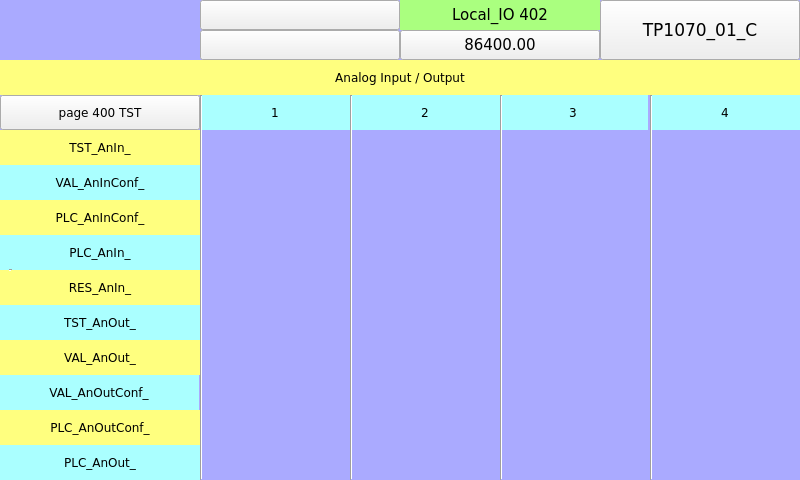
<?xml version="1.0" encoding="UTF-8"?>
<ui version="4.0">
 <class>page402</class>
 <widget class="QWidget" name="page402">
  <property name="geometry">
   <rect>
    <x>0</x>
    <y>0</y>
    <width>800</width>
    <height>480</height>
   </rect>
  </property>
  <property name="minimumSize">
   <size>
    <width>800</width>
    <height>480</height>
   </size>
  </property>
  <property name="maximumSize">
   <size>
    <width>800</width>
    <height>480</height>
   </size>
  </property>
  <property name="windowTitle">
   <string>page402</string>
  </property>
  <property name="styleSheet">
   <string notr="true">QWidget#page402
{
background-color: rgb(170, 170, 255);
}</string>
  </property>
  <widget class="QLabel" name="label_PLC_DigIn_1">
   <property name="geometry">
    <rect>
     <x>200</x>
     <y>95</y>
     <width>150</width>
     <height>35</height>
    </rect>
   </property>
   <property name="font">
    <font>
     <family>DejaVu Sans</family>
     <pointsize>9</pointsize>
    </font>
   </property>
   <property name="styleSheet">
    <string notr="true">background-color: rgb(170, 255, 255);</string>
   </property>
   <property name="text">
    <string>1</string>
   </property>
   <property name="alignment">
    <set>Qt::AlignCenter</set>
   </property>
  </widget>
  <widget class="QLabel" name="label_TST_DigIn_">
   <property name="geometry">
    <rect>
     <x>0</x>
     <y>130</y>
     <width>200</width>
     <height>35</height>
    </rect>
   </property>
   <property name="font">
    <font>
     <family>DejaVu Sans</family>
     <pointsize>9</pointsize>
    </font>
   </property>
   <property name="styleSheet">
    <string notr="true">background-color: rgb(255, 255, 127);</string>
   </property>
   <property name="text">
    <string>TST_AnIn_</string>
   </property>
   <property name="alignment">
    <set>Qt::AlignCenter</set>
   </property>
  </widget>
  <widget class="QLabel" name="label_PLC_DigIn_3">
   <property name="geometry">
    <rect>
     <x>498</x>
     <y>95</y>
     <width>150</width>
     <height>35</height>
    </rect>
   </property>
   <property name="font">
    <font>
     <family>DejaVu Sans</family>
     <pointsize>9</pointsize>
    </font>
   </property>
   <property name="styleSheet">
    <string notr="true">background-color: rgb(170, 255, 255);</string>
   </property>
   <property name="text">
    <string>3</string>
   </property>
   <property name="alignment">
    <set>Qt::AlignCenter</set>
   </property>
  </widget>
  <widget class="Line" name="line_3">
   <property name="geometry">
    <rect>
     <x>350</x>
     <y>95</y>
     <width>3</width>
     <height>385</height>
    </rect>
   </property>
   <property name="font">
    <font>
     <family>DejaVu Sans</family>
     <pointsize>6</pointsize>
    </font>
   </property>
   <property name="orientation">
    <enum>Qt::Vertical</enum>
   </property>
  </widget>
  <widget class="QLabel" name="label_RES_DigIn_">
   <property name="geometry">
    <rect>
     <x>0</x>
     <y>200</y>
     <width>200</width>
     <height>35</height>
    </rect>
   </property>
   <property name="font">
    <font>
     <family>DejaVu Sans</family>
     <pointsize>9</pointsize>
    </font>
   </property>
   <property name="styleSheet">
    <string notr="true">background-color: rgb(255, 255, 127);</string>
   </property>
   <property name="text">
    <string>PLC_AnInConf_</string>
   </property>
   <property name="alignment">
    <set>Qt::AlignCenter</set>
   </property>
  </widget>
  <widget class="ATCMbutton" name="atcmButton_page400">
   <property name="geometry">
    <rect>
     <x>0</x>
     <y>95</y>
     <width>200</width>
     <height>35</height>
    </rect>
   </property>
   <property name="font">
    <font>
     <family>DejaVu Sans</family>
     <pointsize>9</pointsize>
    </font>
   </property>
   <property name="toolTip">
    <string/>
   </property>
   <property name="whatsThis">
    <string>ATCMbutton widget</string>
   </property>
   <property name="pageName">
    <string>page400</string>
   </property>
   <property name="statusvar">
    <string/>
   </property>
   <property name="viewStatus">
    <bool>false</bool>
   </property>
   <property name="visibilityVar">
    <string/>
   </property>
   <property name="bgColor">
    <color>
     <red>170</red>
     <green>255</green>
     <blue>255</blue>
    </color>
   </property>
   <property name="text">
    <string>page 400 TST</string>
   </property>
   <property name="pressText">
    <string>page 400 TST</string>
   </property>
   <property name="borderWidth">
    <number>0</number>
   </property>
   <property name="borderRadius">
    <number>0</number>
   </property>
   <property name="apparence">
    <enum>QFrame::Raised</enum>
   </property>
  </widget>
  <widget class="Line" name="line_2">
   <property name="geometry">
    <rect>
     <x>9</x>
     <y>60</y>
     <width>3</width>
     <height>420</height>
    </rect>
   </property>
   <property name="font">
    <font>
     <family>DejaVu Sans</family>
     <pointsize>6</pointsize>
    </font>
   </property>
   <property name="orientation">
    <enum>Qt::Horizontal</enum>
   </property>
  </widget>
  <widget class="QLabel" name="label_TST_DigIn_1">
   <property name="geometry">
    <rect>
     <x>0</x>
     <y>305</y>
     <width>200</width>
     <height>35</height>
    </rect>
   </property>
   <property name="font">
    <font>
     <family>DejaVu Sans</family>
     <pointsize>9</pointsize>
    </font>
   </property>
   <property name="styleSheet">
    <string notr="true">background-color: rgb(170, 255, 255);</string>
   </property>
   <property name="text">
    <string>TST_AnOut_</string>
   </property>
   <property name="alignment">
    <set>Qt::AlignCenter</set>
   </property>
  </widget>
  <widget class="QLabel" name="label_PLC_DigIn_">
   <property name="geometry">
    <rect>
     <x>0</x>
     <y>165</y>
     <width>200</width>
     <height>35</height>
    </rect>
   </property>
   <property name="font">
    <font>
     <family>DejaVu Sans</family>
     <pointsize>9</pointsize>
    </font>
   </property>
   <property name="styleSheet">
    <string notr="true">background-color: rgb(170, 255, 255);</string>
   </property>
   <property name="text">
    <string>VAL_AnInConf_</string>
   </property>
   <property name="alignment">
    <set>Qt::AlignCenter</set>
   </property>
  </widget>
  <widget class="QLabel" name="label_PLC_DigIn_13">
   <property name="geometry">
    <rect>
     <x>0</x>
     <y>410</y>
     <width>200</width>
     <height>35</height>
    </rect>
   </property>
   <property name="font">
    <font>
     <family>DejaVu Sans</family>
     <pointsize>9</pointsize>
    </font>
   </property>
   <property name="styleSheet">
    <string notr="true">background-color: rgb(255, 255, 127);</string>
   </property>
   <property name="text">
    <string>PLC_AnOutConf_</string>
   </property>
   <property name="alignment">
    <set>Qt::AlignCenter</set>
   </property>
  </widget>
  <widget class="QLabel" name="label_PLC_DigIn_2">
   <property name="geometry">
    <rect>
     <x>350</x>
     <y>95</y>
     <width>150</width>
     <height>35</height>
    </rect>
   </property>
   <property name="font">
    <font>
     <family>DejaVu Sans</family>
     <pointsize>9</pointsize>
    </font>
   </property>
   <property name="styleSheet">
    <string notr="true">background-color: rgb(170, 255, 255);</string>
   </property>
   <property name="text">
    <string>2</string>
   </property>
   <property name="alignment">
    <set>Qt::AlignCenter</set>
   </property>
  </widget>
  <widget class="QLabel" name="label_PLC_DigIn_4">
   <property name="geometry">
    <rect>
     <x>650</x>
     <y>95</y>
     <width>150</width>
     <height>35</height>
    </rect>
   </property>
   <property name="font">
    <font>
     <family>DejaVu Sans</family>
     <pointsize>9</pointsize>
    </font>
   </property>
   <property name="styleSheet">
    <string notr="true">background-color: rgb(170, 255, 255);</string>
   </property>
   <property name="text">
    <string>4</string>
   </property>
   <property name="alignment">
    <set>Qt::AlignCenter</set>
   </property>
  </widget>
  <widget class="QLabel" name="label_PLC_DigIn_14">
   <property name="geometry">
    <rect>
     <x>0</x>
     <y>340</y>
     <width>200</width>
     <height>35</height>
    </rect>
   </property>
   <property name="font">
    <font>
     <family>DejaVu Sans</family>
     <pointsize>9</pointsize>
    </font>
   </property>
   <property name="styleSheet">
    <string notr="true">background-color: rgb(255, 255, 127);</string>
   </property>
   <property name="text">
    <string>VAL_AnOut_</string>
   </property>
   <property name="alignment">
    <set>Qt::AlignCenter</set>
   </property>
  </widget>
  <widget class="Line" name="line">
   <property name="geometry">
    <rect>
     <x>200</x>
     <y>95</y>
     <width>3</width>
     <height>385</height>
    </rect>
   </property>
   <property name="font">
    <font>
     <family>DejaVu Sans</family>
     <pointsize>6</pointsize>
    </font>
   </property>
   <property name="orientation">
    <enum>Qt::Vertical</enum>
   </property>
  </widget>
  <widget class="Line" name="line_6">
   <property name="geometry">
    <rect>
     <x>650</x>
     <y>95</y>
     <width>3</width>
     <height>385</height>
    </rect>
   </property>
   <property name="font">
    <font>
     <family>DejaVu Sans</family>
     <pointsize>6</pointsize>
    </font>
   </property>
   <property name="orientation">
    <enum>Qt::Vertical</enum>
   </property>
  </widget>
  <widget class="Line" name="line_4">
   <property name="geometry">
    <rect>
     <x>500</x>
     <y>95</y>
     <width>3</width>
     <height>385</height>
    </rect>
   </property>
   <property name="font">
    <font>
     <family>DejaVu Sans</family>
     <pointsize>6</pointsize>
    </font>
   </property>
   <property name="orientation">
    <enum>Qt::Vertical</enum>
   </property>
  </widget>
  <widget class="QLabel" name="label_PLC_DigIn_15">
   <property name="geometry">
    <rect>
     <x>0</x>
     <y>235</y>
     <width>200</width>
     <height>35</height>
    </rect>
   </property>
   <property name="font">
    <font>
     <family>DejaVu Sans</family>
     <pointsize>9</pointsize>
    </font>
   </property>
   <property name="styleSheet">
    <string notr="true">background-color: rgb(170, 255, 255);</string>
   </property>
   <property name="text">
    <string>PLC_AnIn_</string>
   </property>
   <property name="alignment">
    <set>Qt::AlignCenter</set>
   </property>
  </widget>
  <widget class="QLabel" name="label_TST_DigIn_2">
   <property name="geometry">
    <rect>
     <x>0</x>
     <y>270</y>
     <width>200</width>
     <height>35</height>
    </rect>
   </property>
   <property name="font">
    <font>
     <family>DejaVu Sans</family>
     <pointsize>9</pointsize>
    </font>
   </property>
   <property name="styleSheet">
    <string notr="true">background-color: rgb(255, 255, 127);</string>
   </property>
   <property name="text">
    <string>RES_AnIn_</string>
   </property>
   <property name="alignment">
    <set>Qt::AlignCenter</set>
   </property>
  </widget>
  <widget class="QLabel" name="label_TST_DigIn_3">
   <property name="geometry">
    <rect>
     <x>-1</x>
     <y>375</y>
     <width>200</width>
     <height>35</height>
    </rect>
   </property>
   <property name="font">
    <font>
     <family>DejaVu Sans</family>
     <pointsize>9</pointsize>
    </font>
   </property>
   <property name="styleSheet">
    <string notr="true">background-color: rgb(170, 255, 255);</string>
   </property>
   <property name="text">
    <string>VAL_AnOutConf_</string>
   </property>
   <property name="alignment">
    <set>Qt::AlignCenter</set>
   </property>
  </widget>
  <widget class="QLabel" name="label_TST_DigIn_4">
   <property name="geometry">
    <rect>
     <x>0</x>
     <y>445</y>
     <width>200</width>
     <height>35</height>
    </rect>
   </property>
   <property name="font">
    <font>
     <family>DejaVu Sans</family>
     <pointsize>9</pointsize>
    </font>
   </property>
   <property name="styleSheet">
    <string notr="true">background-color: rgb(170, 255, 255);</string>
   </property>
   <property name="text">
    <string>PLC_AnOut_</string>
   </property>
   <property name="alignment">
    <set>Qt::AlignCenter</set>
   </property>
  </widget>
  <widget class="ATCMtime" name="atcmTime_2">
   <property name="geometry">
    <rect>
     <x>200</x>
     <y>30</y>
     <width>200</width>
     <height>30</height>
    </rect>
   </property>
   <property name="font">
    <font>
     <family>DejaVu Sans</family>
     <pointsize>11</pointsize>
    </font>
   </property>
   <property name="toolTip">
    <string>ATCM QTime</string>
   </property>
   <property name="whatsThis">
    <string>ATCMtime widget</string>
   </property>
   <property name="bgColor">
    <color>
     <red>170</red>
     <green>255</green>
     <blue>127</blue>
    </color>
   </property>
   <property name="borderWidth">
    <number>0</number>
   </property>
   <property name="borderRadius">
    <number>0</number>
   </property>
  </widget>
  <widget class="ATCMlabel" name="atcmLabel_PLC_time">
   <property name="geometry">
    <rect>
     <x>400</x>
     <y>30</y>
     <width>200</width>
     <height>30</height>
    </rect>
   </property>
   <property name="font">
    <font>
     <family>DejaVu Sans</family>
     <pointsize>11</pointsize>
     <weight>50</weight>
     <bold>false</bold>
    </font>
   </property>
   <property name="text">
    <string>86400.00</string>
   </property>
   <property name="toolTip">
    <string>PLC_time</string>
   </property>
   <property name="whatsThis">
    <string>ATCMlabel widget</string>
   </property>
   <property name="variable">
    <string>PLC_time</string>
   </property>
   <property name="refresh">
    <number>500</number>
   </property>
   <property name="max">
    <string>0</string>
   </property>
   <property name="min">
    <string>0</string>
   </property>
   <property name="viewStatus">
    <bool>false</bool>
   </property>
   <property name="visibilityVar">
    <string/>
   </property>
   <property name="bgColor">
    <color>
     <red>170</red>
     <green>255</green>
     <blue>127</blue>
    </color>
   </property>
   <property name="borderWidth">
    <number>0</number>
   </property>
   <property name="borderRadius">
    <number>0</number>
   </property>
   <property name="apparence">
    <enum>QFrame::Plain</enum>
   </property>
  </widget>
  <widget class="ATCMbutton" name="atcmButton_6">
   <property name="geometry">
    <rect>
     <x>600</x>
     <y>0</y>
     <width>200</width>
     <height>60</height>
    </rect>
   </property>
   <property name="font">
    <font>
     <family>DejaVu Sans</family>
     <pointsize>13</pointsize>
     <weight>50</weight>
     <bold>false</bold>
    </font>
   </property>
   <property name="toolTip">
    <string/>
   </property>
   <property name="whatsThis">
    <string>ATCMbutton widget</string>
   </property>
   <property name="pageName">
    <string>menu</string>
   </property>
   <property name="statusvar">
    <string/>
   </property>
   <property name="viewStatus">
    <bool>false</bool>
   </property>
   <property name="refresh">
    <number>200</number>
   </property>
   <property name="visibilityVar">
    <string/>
   </property>
   <property name="bgColor">
    <color>
     <red>170</red>
     <green>255</green>
     <blue>255</blue>
    </color>
   </property>
   <property name="borderColor">
    <color>
     <red>0</red>
     <green>0</green>
     <blue>0</blue>
    </color>
   </property>
   <property name="text">
    <string>TP1070_01_C</string>
   </property>
   <property name="pressText">
    <string>TP1070_01_C</string>
   </property>
   <property name="borderWidth">
    <number>1</number>
   </property>
   <property name="borderRadius">
    <number>0</number>
   </property>
   <property name="apparence">
    <enum>QFrame::Raised</enum>
   </property>
  </widget>
  <widget class="QLabel" name="label_Qt_Project_2">
   <property name="geometry">
    <rect>
     <x>400</x>
     <y>0</y>
     <width>200</width>
     <height>30</height>
    </rect>
   </property>
   <property name="font">
    <font>
     <family>DejaVu Sans</family>
     <pointsize>11</pointsize>
    </font>
   </property>
   <property name="styleSheet">
    <string notr="true">background-color: rgb(170, 255, 127);</string>
   </property>
   <property name="text">
    <string>Local_IO 402</string>
   </property>
   <property name="alignment">
    <set>Qt::AlignCenter</set>
   </property>
  </widget>
  <widget class="ATCManimation" name="atcmAnimation_TEST_STATUS">
   <property name="geometry">
    <rect>
     <x>0</x>
     <y>0</y>
     <width>120</width>
     <height>60</height>
    </rect>
   </property>
   <property name="toolTip">
    <string>TEST_STATUS</string>
   </property>
   <property name="whatsThis">
    <string>ATCManimation widget</string>
   </property>
   <property name="font">
    <font>
     <family>DejaVu Sans</family>
     <pointsize>6</pointsize>
    </font>
   </property>
   <property name="mapping">
    <string>0;:/icons/my_img/local.png;216;:/icons/my_img/remote.png;42;:/icons/my_img/done.png</string>
   </property>
   <property name="variable">
    <string>TEST_STATUS</string>
   </property>
   <property name="refresh">
    <number>500</number>
   </property>
   <property name="viewStatus">
    <bool>false</bool>
   </property>
   <property name="visibilityVar">
    <string/>
   </property>
  </widget>
  <widget class="ATCMdate" name="atcmDate_2">
   <property name="geometry">
    <rect>
     <x>200</x>
     <y>0</y>
     <width>200</width>
     <height>30</height>
    </rect>
   </property>
   <property name="font">
    <font>
     <family>DejaVu Sans</family>
     <pointsize>11</pointsize>
    </font>
   </property>
   <property name="toolTip">
    <string>ATCM QDate</string>
   </property>
   <property name="whatsThis">
    <string>ATCMdate widget</string>
   </property>
   <property name="bgColor">
    <color>
     <red>170</red>
     <green>255</green>
     <blue>127</blue>
    </color>
   </property>
   <property name="borderWidth">
    <number>0</number>
   </property>
   <property name="borderRadius">
    <number>0</number>
   </property>
  </widget>
  <widget class="QLabel" name="label_TST_DigIn_5">
   <property name="geometry">
    <rect>
     <x>0</x>
     <y>60</y>
     <width>800</width>
     <height>35</height>
    </rect>
   </property>
   <property name="font">
    <font>
     <family>DejaVu Sans</family>
     <pointsize>9</pointsize>
    </font>
   </property>
   <property name="styleSheet">
    <string notr="true">background-color: rgb(255, 255, 127);</string>
   </property>
   <property name="text">
    <string>Analog Input / Output</string>
   </property>
   <property name="alignment">
    <set>Qt::AlignCenter</set>
   </property>
  </widget>
  <zorder>label_PLC_DigIn_1</zorder>
  <zorder>label_TST_DigIn_</zorder>
  <zorder>label_PLC_DigIn_3</zorder>
  <zorder>label_RES_DigIn_</zorder>
  <zorder>atcmButton_page400</zorder>
  <zorder>label_TST_DigIn_1</zorder>
  <zorder>label_PLC_DigIn_</zorder>
  <zorder>label_PLC_DigIn_13</zorder>
  <zorder>label_PLC_DigIn_2</zorder>
  <zorder>label_PLC_DigIn_4</zorder>
  <zorder>label_PLC_DigIn_14</zorder>
  <zorder>label_PLC_DigIn_15</zorder>
  <zorder>label_TST_DigIn_2</zorder>
  <zorder>label_TST_DigIn_3</zorder>
  <zorder>label_TST_DigIn_4</zorder>
  <zorder>atcmTime_2</zorder>
  <zorder>atcmLabel_PLC_time</zorder>
  <zorder>atcmButton_6</zorder>
  <zorder>label_Qt_Project_2</zorder>
  <zorder>atcmAnimation_TEST_STATUS</zorder>
  <zorder>atcmDate_2</zorder>
  <zorder>label_TST_DigIn_5</zorder>
  <zorder>line_3</zorder>
  <zorder>line_6</zorder>
  <zorder>line_4</zorder>
  <zorder>line_2</zorder>
  <zorder>line</zorder>
 </widget>
 <customwidgets>
  <customwidget>
   <class>ATCManimation</class>
   <extends>QLabel</extends>
   <header>atcmplugin.h</header>
  </customwidget>
  <customwidget>
   <class>ATCMbutton</class>
   <extends>QPushButton</extends>
   <header>atcmplugin.h</header>
  </customwidget>
  <customwidget>
   <class>ATCMdate</class>
   <extends>QPushButton</extends>
   <header>atcmplugin.h</header>
  </customwidget>
  <customwidget>
   <class>ATCMlabel</class>
   <extends>QPushButton</extends>
   <header>atcmplugin.h</header>
  </customwidget>
  <customwidget>
   <class>ATCMtime</class>
   <extends>QPushButton</extends>
   <header>atcmplugin.h</header>
  </customwidget>
 </customwidgets>
 <resources/>
 <connections>
  <connection>
   <sender>atcmButton_page400</sender>
   <signal>newPage(const char*,bool)</signal>
   <receiver>page402</receiver>
   <slot>goto_page(const char*,bool)</slot>
   <hints>
    <hint type="sourcelabel">
     <x>20</x>
     <y>20</y>
    </hint>
    <hint type="destinationlabel">
     <x>20</x>
     <y>20</y>
    </hint>
   </hints>
  </connection>
  <connection>
   <sender>atcmButton_6</sender>
   <signal>newPage(const char*,bool)</signal>
   <receiver>page402</receiver>
   <slot>goto_page(const char*,bool)</slot>
   <hints>
    <hint type="sourcelabel">
     <x>20</x>
     <y>20</y>
    </hint>
    <hint type="destinationlabel">
     <x>20</x>
     <y>20</y>
    </hint>
   </hints>
  </connection>
 </connections>
 <slots>
  <slot>goto_page(const char*,bool)</slot>
 </slots>
</ui>
